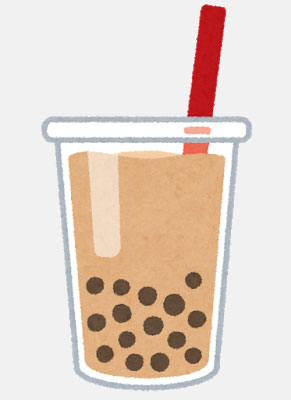
#> input picture Tutorial/Camera/Tapioka.jpg, 291 x 400 px
$ python 7_DetectTapioka.py
#> lines starting #> are read from the running program, lines starting #| are printed output that depends on the picture; after the words box and inside, x2 and y2 are one past the last pixel; in counts of white or black regions, pixels touching at a corner belong together
import cv2
import numpy
from matplotlib import pyplot


img_bgr = cv2.imread('Tapioka.jpg')
#> img_bgr is the input picture: shape (400, 291, 3); mean B, G, R 202.9, 213.5, 228.9
img_bw = cv2.cvtColor(img_bgr, cv2.COLOR_BGR2GRAY)
## 一定の明るさ(この場合は120)より暗い部分のみ残してみる ##
img_mod = numpy.where(img_bw > 120 , 0, img_bw)
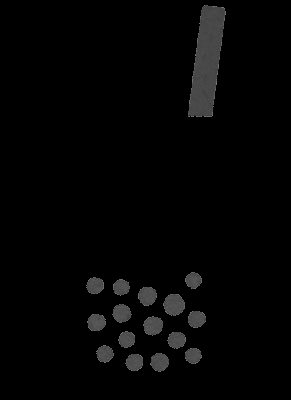
#> img_mod: shape (400, 291); min 0, max 120, mean 4.4
cnt_lst, hir_lst = cv2.findContours(numpy.array(img_mod, dtype = numpy.uint8), cv2.RETR_TREE, cv2.CHAIN_APPROX_SIMPLE)
#> cnt_lst = 16 contours; largest, box (x1, y1, x2, y2) and area: (188, 5, 226, 117) 2588, (163, 294, 185, 316) 342, (143, 316, 163, 336) 272, (138, 287, 157, 306) 256, (112, 304, 132, 323) 248; hir_lst = 16 rows, first 6: [1, -1, -1, -1], [2, 0, -1, -1], [3, 1, -1, -1], [4, 2, -1, -1], [5, 3, -1, -1], [6, 4, -1, -1]
for cnt in cnt_lst:
    img = cv2.drawContours(img_mod, [cnt], 0, 128, 5)
#> this loop made 16 passes
#> pass 3, `img = cv2.drawContours(img_mod, [cnt], 0, 128, 5)`:
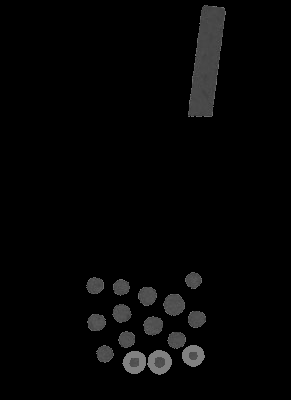
#> img: shape (400, 291); min 0, max 128, mean 5.2
#> after the loop:
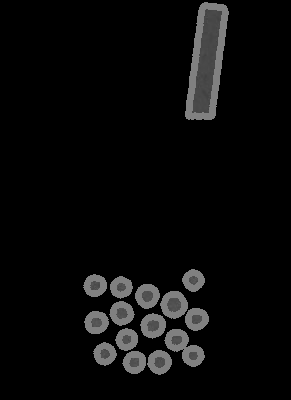
#> img_mod: shape (400, 291); 6.18% of pixels changed, all inside (x1, y1, x2, y2) = (83, 2, 229, 375)
fig, ax = pyplot.subplots()
ax.imshow(img)
pyplot.text(50, 200, "The number of Tapioka is :" + str(len(cnt_lst)))
pyplot.show()


## カラーで読み込んだ画像をcvtColorを用いてhsvに変更 ##
img_cl = cv2.imread('Tapioka.jpg')
img_hsv = cv2.cvtColor(img_cl, cv2.COLOR_BGR2HSV)
#> img_hsv: shape (400, 291, 3); mean H, S, V 19.4, 35, 229.9
## 赤色の範囲を定義 ##
hsv_min = numpy.array([150,  64,   0])
hsv_max = numpy.array([180, 255, 255])
## 赤色をマスクする ##
mask = cv2.inRange(img_hsv, hsv_min, hsv_max)
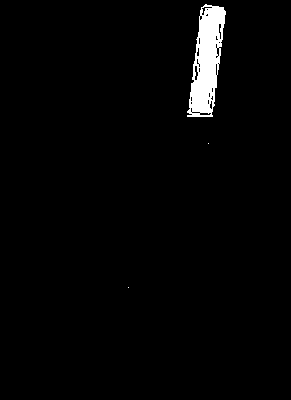
#> mask: shape (400, 291); 2.2% white; 3 white regions (2 under 20 px), largest, box (x1, y1, x2, y2) and area: (187, 4, 226, 117) 2568
mask = cv2.bitwise_not(mask)
img_hsv = cv2.bitwise_and(img_hsv, img_hsv, mask = mask)
#> img_hsv: shape (400, 291, 3); mean H, S, V 15.4, 30.1, 225.8
## 背景の黒い部分などを白くする ##
img_hsv[:, :, 2] = numpy.where(img_hsv[:, :, 2] < 10, 255 * numpy.ones_like(img_hsv[:, :, 2]), img_hsv[:, :, 2])
#> img_hsv: shape (400, 291, 3); mean H, S, V 15.4, 30.1, 231.4
## HSVからBGRを経由して白黒に変更する ##
img_bgr = cv2.cvtColor(img_hsv, cv2.COLOR_HSV2BGR)
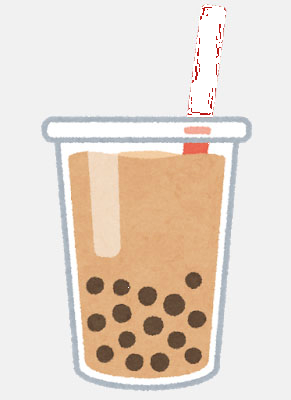
#> img_bgr: shape (400, 291, 3); mean B, G, R 207.7, 218.3, 230.4
img_bw  = cv2.cvtColor(img_bgr, cv2.COLOR_BGR2GRAY)
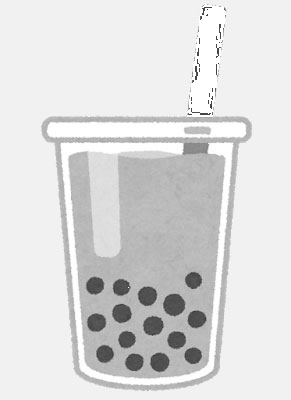
#> img_bw: shape (400, 291); min 56, max 255, mean 220.7
## ごみを取るためのブラシ処理 ##
img_bw_b = cv2.blur(img_bw, (3, 3))
## 暗い部分のみ残してみる ##
img_bw_b = numpy.where(img_bw_b < 90, 255, 0)
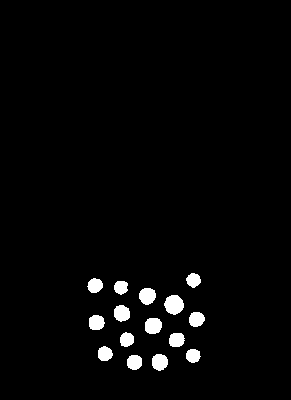
#> img_bw_b: shape (400, 291) int64; 2.5% white; 15 white regions
cnt_lst, hir_lst = cv2.findContours(numpy.array(img_bw_b, dtype = numpy.uint8), cv2.RETR_TREE, cv2.CHAIN_APPROX_SIMPLE)
#> cnt_lst = 15 contours; largest, box (x1, y1, x2, y2) and area: (164, 295, 184, 315) 272, (145, 318, 162, 334) 206, (139, 288, 156, 305) 202, (152, 354, 168, 371) 192, (114, 305, 130, 322) 190; hir_lst = 15 rows, first 6: [1, -1, -1, -1], [2, 0, -1, -1], [3, 1, -1, -1], [4, 2, -1, -1], [5, 3, -1, -1], [6, 4, -1, -1]
for cnt in cnt_lst:
#> (the run stopped early here; a loop or call above may not have finished)
